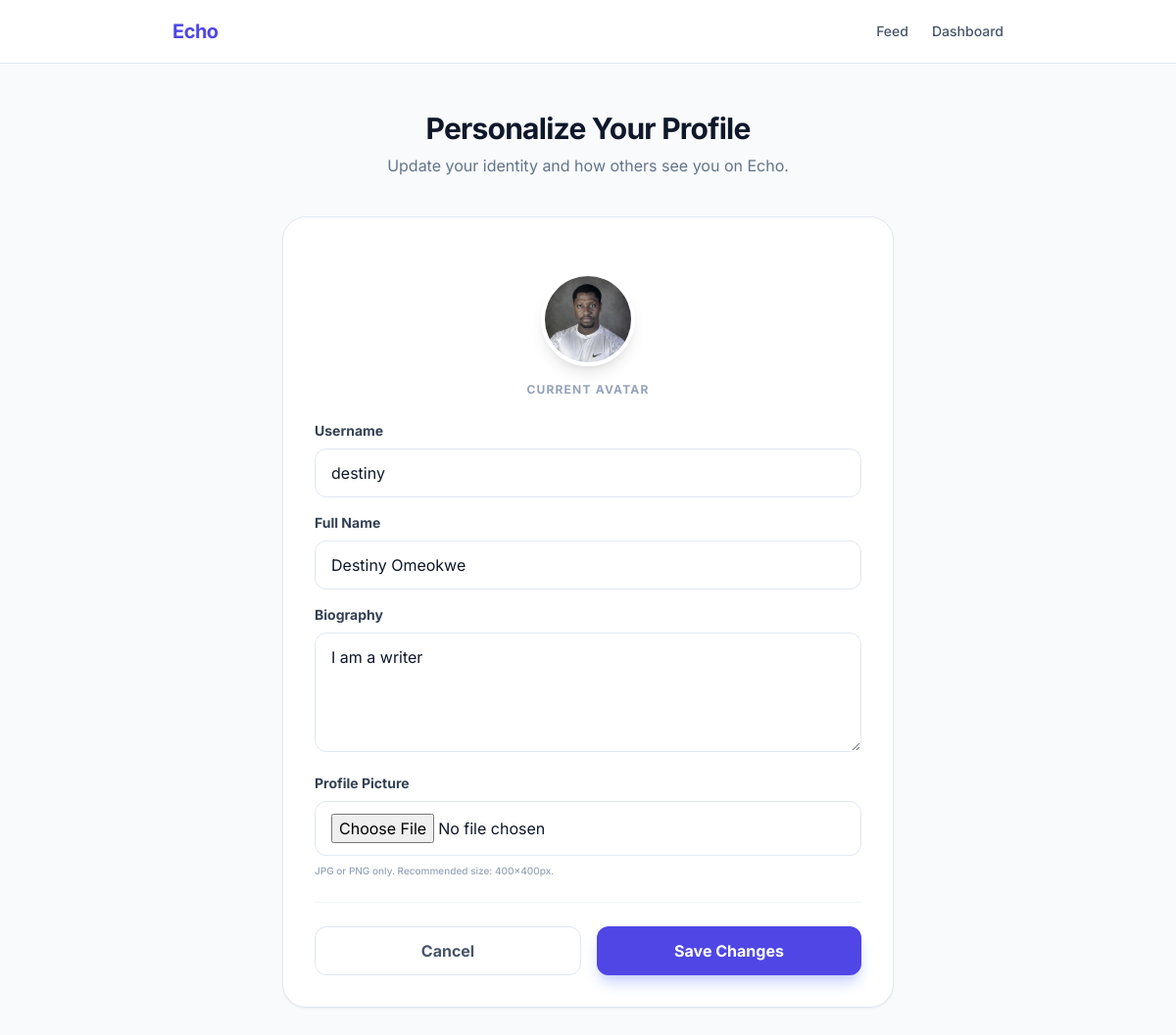
The app's page /user/profile-edit/ (signed in) with its own data.
### userauths/models.py (models this page shows, shortened)
class User(AbstractUser):
    username = models.CharField(max_length=150, unique=True, null=True, blank=True)
    email = models.EmailField(unique=True, null=True, blank=True)
    full_name = models.CharField(max_length=200, null=True, blank=True)
    bio = models.TextField(null=True, blank=True)
    profile_pic = models.ImageField(upload_to="user_images", default="default.jpg", null=True, blank=True)
    USERNAME_FIELD = 'email'
    REQUIRED_FIELDS = ['username']

### userauths/views.py (the view)
# urls.py: path('profile-edit/', views.profile_edit, name='profile-edit'),
@login_required
def profile_edit(request):
    if request.method == 'POST':
        form = ProfileUpdateForm(request.POST, request.FILES, instance=request.user)
        if form.is_valid():
            form.save()
            return redirect('dashboard')
    else:
        form = ProfileUpdateForm(instance=request.user)
    return render(request, 'userauths/profile_edit.html', {'form': form})

### userauths/templates/userauths/profile_edit.html (shortened to what this page needs)
<!DOCTYPE html>
<html lang="en">
<head>
    <script src="https://cdn.tailwindcss.com"></script>
</head>
<body class="bg-slate-50 text-slate-900 antialiased min-h-screen">
    <header class="bg-white border-b border-slate-200 sticky top-0 z-50">
        <nav class="max-w-4xl mx-auto px-6 h-16 flex items-center justify-between">
            <a href="/" class="text-xl font-bold tracking-tight text-indigo-600">Echo</a>
            <div class="flex gap-6 text-sm font-medium text-slate-600">
                <a href="/" class="hover:text-indigo-600 transition-colors">Feed</a>
                <a href="{% url 'dashboard' %}" class="hover:text-indigo-600 transition-colors">Dashboard</a>
            </div>
        </nav>
    </header>
    <main class="max-w-2xl mx-auto px-6 py-12">
        <div class="mb-10 text-center">
            <h1 class="text-3xl font-bold tracking-tight text-slate-900">Personalize Your Profile</h1>
            <p class="text-slate-500 mt-2">Update your identity and how others see you on Echo.</p>
        </div>
        <form method="POST" enctype="multipart/form-data" class="bg-white border border-slate-200 p-8 rounded-3xl shadow-sm space-y-6">
            <div class="flex flex-col items-center gap-4 mb-8">
                <div class="relative group">
                    {% if user.profile_pic %}
                        <img src="{{ user.profile_pic.url }}" alt="Avatar" class="w-24 h-24 rounded-full object-cover border-4 border-white shadow-lg">
                    {% else %}
                        <div class="w-24 h-24 bg-indigo-100 rounded-full flex items-center justify-center text-indigo-600 font-bold text-3xl shadow-lg">
                            {{ user.username|slice:":1"|upper }}
                        </div>
                    {% endif %}
                </div>
                <p class="text-xs font-bold text-slate-400 uppercase tracking-widest">Current Avatar</p>
            </div>
            <div class="space-y-4">
                <div>
                    <label class="block text-sm font-bold text-slate-700 mb-2">Username</label>
                    {{ form.username }}
                </div>
                <div>
                    <label class="block text-sm font-bold text-slate-700 mb-2">Full Name</label>
                    {{ form.full_name }}
                </div>
                <div>
                    <label class="block text-sm font-bold text-slate-700 mb-2">Biography</label>
                    {{ form.bio }}
                </div>
                <div>
                    <label class="block text-sm font-bold text-slate-700 mb-2">Profile Picture</label>
                    {{ form.profile_pic }}
                    <p class="text-[10px] text-slate-400 mt-2 font-medium">JPG or PNG only. Recommended size: 400x400px.</p>
                </div>
            </div>
            <div class="pt-6 border-t border-slate-100 flex gap-4">
                <a href="{% url 'dashboard' %}" class="flex-1 text-center py-3 px-6 rounded-xl border border-slate-200 text-slate-600 font-bold hover:bg-slate-50 transition-all">
                    Cancel
                </a>
                <button type="submit" class="flex-1 bg-indigo-600 hover:bg-indigo-700 text-white font-bold py-3 px-6 rounded-xl transition-all shadow-lg shadow-indigo-200 active:scale-[0.98]">
                    Save Changes
                </button>
            </div>
        </form>
    </main>
</body>
</html>

### userauths/templates/userauths/profile_edit.html (style rules this page uses)
body { font-family: 'Inter', sans-serif; }

### records on screen
User: profile_pic (picture), username "destiny", full_name "Destiny Omeokwe", bio "I am a writer"
